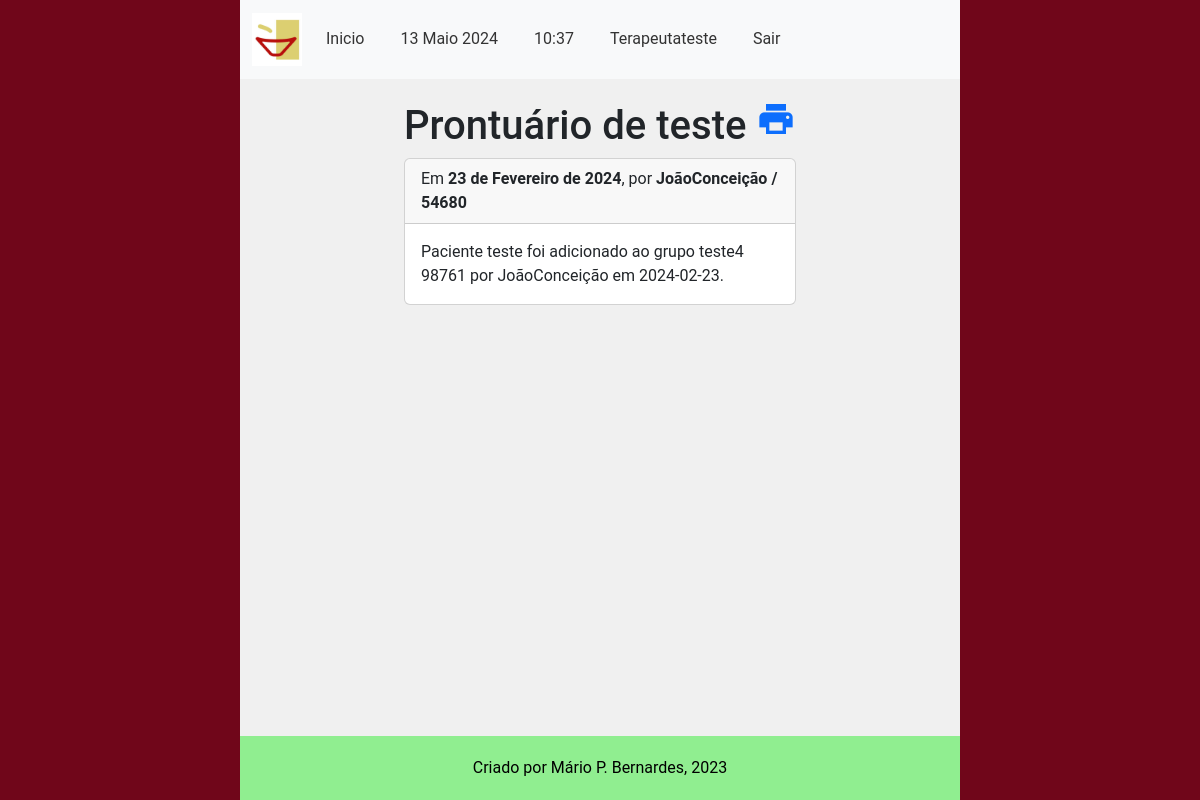
Page /main/prontuario/2222222/ (signed in) on the earlier database version.
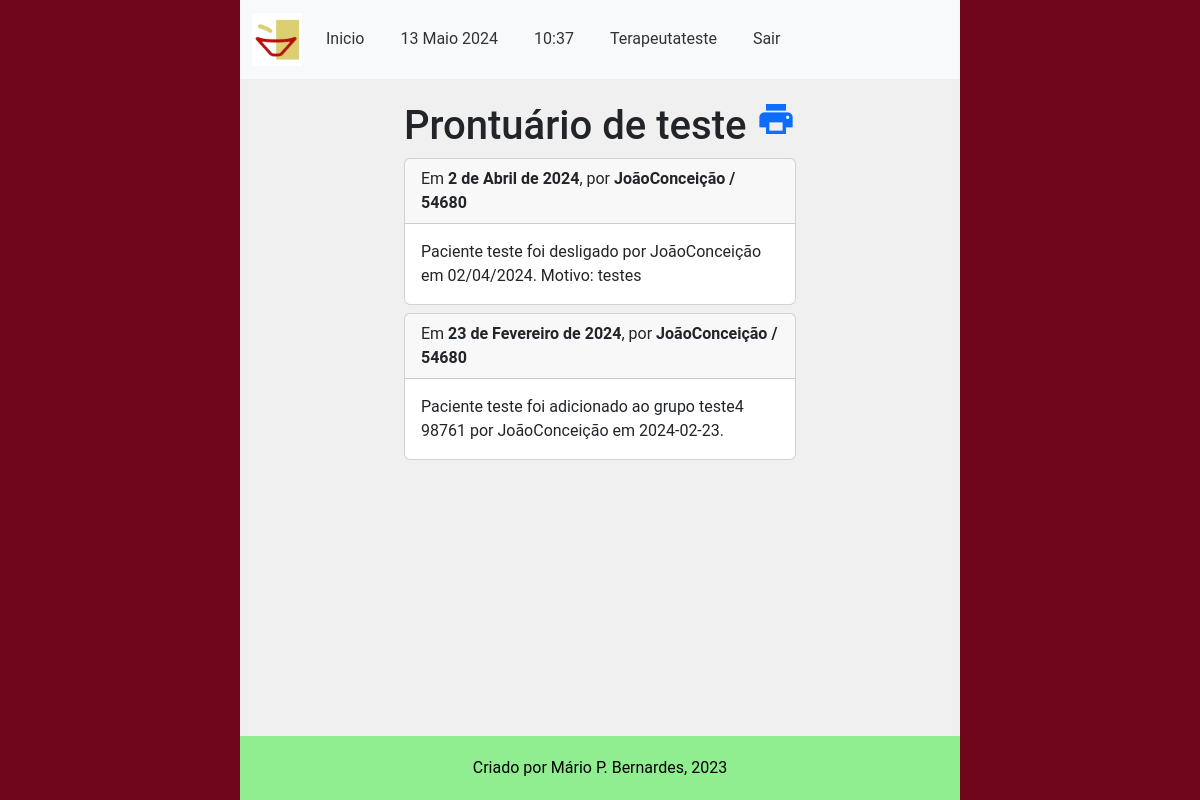
Same page on the later database version.
### main/models.py (models this page shows, shortened)
class ProntuariosIndividuais(models.Model):
    numero = models.ForeignKey(
        'CadastroPacientes',
        on_delete=models.PROTECT,
        to_field='prontuario_numero',
        related_name='paciente',
        verbose_name='Nº de Prontuário'
    )
    autor = models.ForeignKey(
        'CadastroProfissionais',
        on_delete=models.PROTECT,
        to_field='nome',
        related_name='prontuarios',
        verbose_name='Terapeuta'
    )
    data_entrada = models.DateField(auto_now_add=True, editable=False, verbose_name='Data da Entrada')
    data_consulta = models.DateField(verbose_name='Data da Consulta', validators=[validate_date_past])
    entrada = models.TextField(verbose_name='Parecer', validators=[MinLengthValidator(limit_value=10)])
    objects = models.Manager()
    class Meta:
        verbose_name = 'Prontuário'
        verbose_name_plural = 'Prontuários'
        permissions = [
            ('add_entry', 'Adicionar entradas em prontuários (Terapeutas)')
        ]

class CadastroProfissionais(models.Model):
    nome = models.CharField(verbose_name='Nome', max_length=100,
                            unique=True, editable=True, validators=[validate_letters])
    conselho_codigo = models.CharField(verbose_name='CRP', max_length=5, unique=True,
                                       editable=True, validators=[validate_numbers])
    STATUS_POS_CHOICES = (
        (0, 'Nível 1 - Incompleto'),
        (1, 'Nível 1 - Completo'),
        (2, 'Nível 2 - Incompleto'),
        (3, 'Nível 2 - Completo'),
        (4, 'Nível 3 - Incompleto'),
        (5, 'Nível 3 - Completo'),
    )
    pos_grad_status = models.IntegerField(verbose_name='Status Pós', choices=STATUS_POS_CHOICES, default=0)
    unimed_codigo = models.CharField(verbose_name='Número cadastro Unimed', max_length=6,
                                     unique=True, editable=True, validators=[validate_numbers])
    email = models.EmailField(verbose_name='Email', editable=True)
    telefone_numero = models.CharField(verbose_name='Telefone', max_length=11,
                                       editable=True, validators=[validate_numbers])
    endereco_rua = models.CharField(verbose_name='Endereço', max_length=100)
    endereco_bairro = models.CharField(verbose_name='Bairro', max_length=50)
    endereco_numero = models.CharField(verbose_name='Número', max_length=7, validators=[validate_numbers])
    endereco_complemento = models.CharField(verbose_name='Complemento', max_length=100)
    cidade = models.CharField(verbose_name='Cidade', max_length=20, validators=[validate_letters,
                                                                                MinLengthValidator(limit_value=3)])
    cep_numero = models.CharField(verbose_name='CEP', max_length=8, validators=[validate_numbers,
                                                                                MinLengthValidator(limit_value=8)])
    nascimento_data = models.DateField(verbose_name='Data de Nascimento', help_text='dd/mm/aaaa',
                                       validators=[validate_date_past])
    cpf_numero = models.CharField(verbose_name='CPF', unique=True, validators=[validate_numbers], max_length=11)
    rg_numero = models.CharField(verbose_name='Número RG', max_length=12,
                                 validators=[MinLengthValidator(limit_value=6)])
    rg_emissor = models.CharField(verbose_name='Orgão Emissor RG', max_length=50)
    usuario_codigo = models.ForeignKey(
        CustomUser,
        related_name='Terapeutas',
        on_delete=models.PROTECT
    )
    objects = models.Manager()
    def __str__(self):
        return f'{self.nome}'
    class Meta:
        verbose_name = 'Terapeuta'
        verbose_name_plural = 'Terapeutas'
        permissions = [
            ('add_terapeuta', 'Adicionar novos Usuários (Administrativos)')
        ]

### main/views.py (the view)
@login_required(login_url="/main/login")
def list_entradas(request: HttpRequest, prontuario_numero: str, as_pdf=False):
    current_user_terapeuta = get_current_user_terapeuta(request)
    current_paciente = get_current_paciente(prontuario_numero)
    current_paciente_prontuario = get_current_paciente_prontuario(prontuario_numero)
    context = {
        'prontuario_numero': prontuario_numero,
        'current_user': current_user_terapeuta,
        'paciente': current_paciente,
        'prontuarios': current_paciente_prontuario,
    }
    if request.GET.get('as_pdf'):
        template = 'prontuario_for_pdf.html'
        return render_to_pdf(template, context)
    template = 'prontuario_pac.html'
    return render(request, template, context)

### main/services/pacientes_services.py (called while the page is built)
def get_current_paciente(prontuario_numero: str) -> CadastroPacientes:
    current_paciente = CadastroPacientes.objects.get(prontuario_numero=prontuario_numero)
    return current_paciente

def get_current_paciente_prontuario(prontuario_numero: str) -> ProntuariosIndividuais:
    current_paciente_prontuario = ProntuariosIndividuais.objects.filter(numero_id=prontuario_numero).order_by(
        '-data_consulta')
    return current_paciente_prontuario

### main/services/terapeutas_services.py (called while the page is built)
def get_current_user_terapeuta(request: HttpRequest) -> Union[CadastroProfissionais, HttpResponseNotFound]:
    if request.user.is_authenticated:
        try:
            current_user_terapeuta = request.user.Terapeutas.get()
        except ObjectDoesNotExist:
            return HttpResponseNotFound("Usuário não associado a um profissional Terapeuta!")
        return current_user_terapeuta
    else:
        return HttpResponseNotFound("Usuário não autenticado!")

### main/templates/prontuario_pac.html (shortened to what this page needs)
{% extends 'middleman1.html' %}
{% block content %}
    <div class="d-flex justify-content-between align-items-baseline">
        <h1> Prontuário de {{ paciente.nome }}</h1>
        {% url 'main:prontuario' prontuario_numero=prontuario_numero as download_url %}
        <a href="{{ download_url }}?as_pdf=1" target="_blank">
            <span class="material-icons fs-1">print</span>
        </a>
    </div>
    {% for prontuario in prontuarios %}
        <div class="card mb-2">
            <div class="card-header">
                Em <strong>{{ prontuario.data_consulta }}</strong>, por <strong>{{ prontuario.autor }} / {{ current_user.conselho_codigo}}</strong><br>
            </div>
            <div class="card-body">
                {{ prontuario.entrada }}
            </div>
        </div>
    {% empty %}
        <li>Nenhuma entrada encontrada neste prontuário.</li>
    {% endfor %}
{% endblock %}

Differences in the rows shown:
added ProntuariosIndividuais: data_consulta "2 de Abril de 2024", autor "JoãoConceição", {{ current_user.conselho_codigo }} "54680", entrada "Paciente teste foi desligado por JoãoConceição em 02/04/2024. Motivo: testes"
